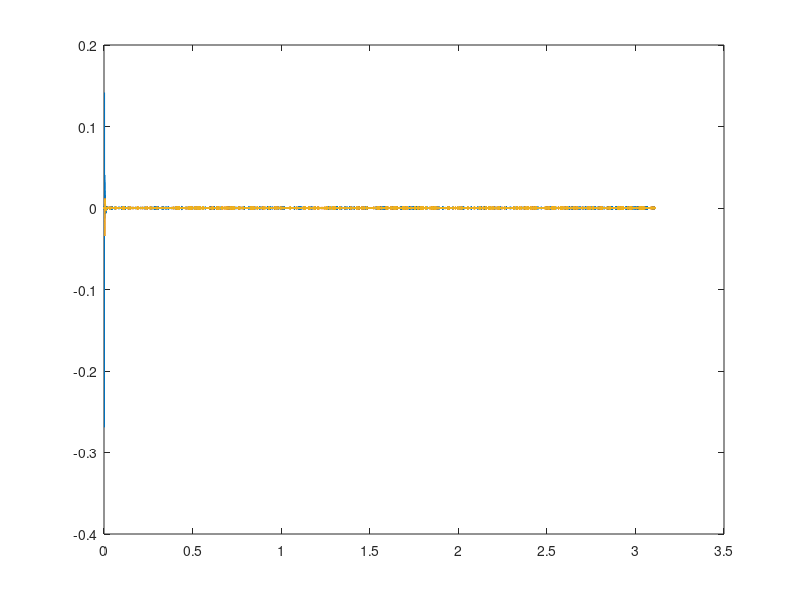

Source code (MATLAB):
clear variables
close all
load ('center_finder_01.mat')
figure
plot(irtime,data3600.ir)
hold on
plot(irtime,data1800.ir)

shiftdistance=0.05;         %shift distance in meter
shiftlag=shiftdistance/343;
timeres=max(irtime)/length(irtime);
number_shift=ceil(shiftlag/timeres);
irshifted=[zeros(1,number_shift) data1800.ir(1:end-number_shift)'];
plot(irtime,irshifted)